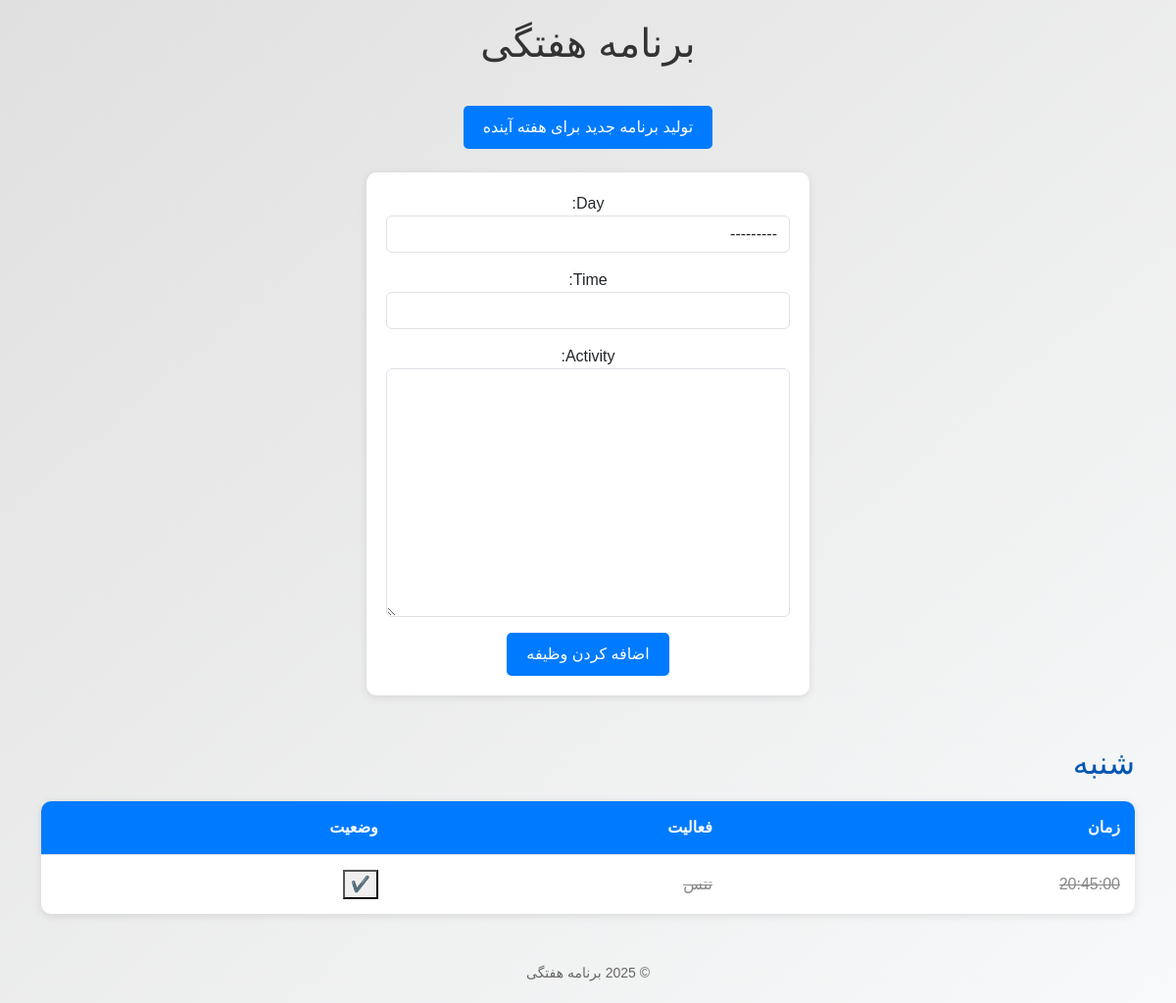
Before: / with the older database file.
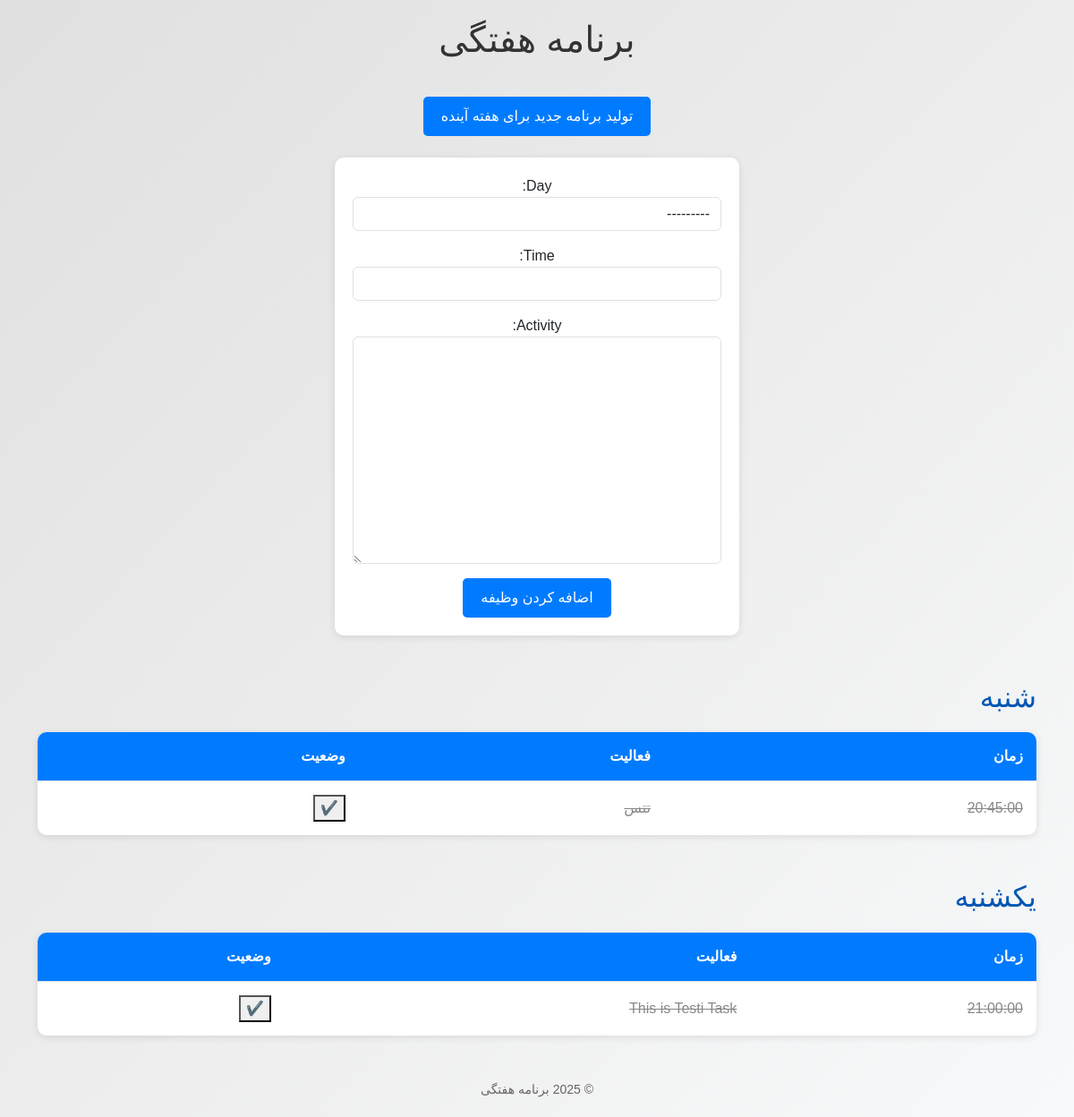
After: the same page with the newer database file.
### schedule/models.py (models this page shows, shortened)
class WeeklyTask(models.Model):
    DAY_CHOICES = [
        ('شنبه', 'شنبه'),
        ('یکشنبه', 'یکشنبه'),
        ('دوشنبه', 'دوشنبه'),
        ('سه‌شنبه', 'سه‌شنبه'),
        ('چهارشنبه', 'چهارشنبه'),
        ('پنجشنبه', 'پنجشنبه'),
        ('جمعه', 'جمعه'),
    ]
    day = models.CharField(max_length=10, choices=DAY_CHOICES)
    time = models.CharField(max_length=50)
    activity = models.TextField()
    is_completed = models.BooleanField(default=False)
    week_number = models.IntegerField(null=True, blank=True)

### schedule/views.py (the view)
# urls.py: path('', views.weekly_schedule, name='weekly_schedule'),
def weekly_schedule(request):
    if request.method == 'POST':
        form = WeeklyTaskForm(request.POST)
        if form.is_valid():
            task = form.save(commit=False)
            task.week_number = datetime.now().isocalendar().week
            task.save()
            return redirect('weekly_schedule')
    else:
        form = WeeklyTaskForm()
    tasks = WeeklyTask.objects.filter(week_number=datetime.now().isocalendar().week).order_by('day', 'time')
    grouped_tasks = {day: list(items) for day, items in groupby(tasks, key=lambda task: task.day)}
    return render(request, 'weekly_schedule.html', {'form': form, 'grouped_tasks': grouped_tasks})

### schedule/forms.py
class WeeklyTaskForm(forms.ModelForm):
    class Meta:
        model = WeeklyTask
        fields = ['day', 'time', 'activity']
        widgets = {
            'day': forms.Select(attrs={'class': 'form-control'}),
            'time': forms.TextInput(attrs={'class': 'form-control'}),
            'activity': forms.Textarea(attrs={'class': 'form-control'}),
        }

### schedule/templates/weekly_schedule.html (shortened to what this page needs)
<!DOCTYPE html>
<html lang="fa" dir="rtl">
<head>
    <link href="https://cdn.jsdelivr.net/npm/bootstrap@5.3.0/dist/css/bootstrap.rtl.min.css" rel="stylesheet">
</head>
<body>
    <div class="container">
        <h1>برنامه هفتگی</h1>
        <div class="text-center mb-4">
            <a href="{% url 'generate_new_schedule' %}" class="btn generate-btn">تولید برنامه جدید برای هفته آینده</a>
        </div>
        <div class="form-section">
            <form method="post">
                {{ form.as_p }}
                <button type="submit">اضافه کردن وظیفه</button>
            </form>
        </div>
        {% for day, tasks in grouped_tasks.items %}
        <div class="schedule-section">
            <h2>{{ day }}</h2>
            <table>
                <tr>
                    <th>زمان</th>
                    <th>فعالیت</th>
                    <th>وضعیت</th>
                </tr>
                {% for task in tasks %}
                <tr id="task-{{ task.id }}" class="{% if task.is_completed %}completed{% endif %}">
                    <td>{{ task.time }}</td>
                    <td>{{ task.activity }}</td>
                    <td>
                        <button class="status-btn" data-task-id="{{ task.id }}">
                            {% if task.is_completed %}✔️{% else %}❌{% endif %}
                        </button>
                    </td>
                </tr>
                {% endfor %}
            </table>
        </div>
        {% endfor %}
        <div class="footer">
            © 2025 برنامه هفتگی
        </div>
    </div>
</body>
</html>

### schedule/templates/weekly_schedule.html (style rules this page uses)
body { font-family: 'Vazir', Tahoma, sans-serif; background: linear-gradient(to top left, #f8f9fa, #e0e0e0); margin: 0; padding: 20px; direction: rtl; }
h1 { text-align: center; color: #333; margin-bottom: 40px; }
.form-section { margin-bottom: 50px; text-align: center; }
.form-section form { display: inline-block; background: white; padding: 20px; border-radius: 10px; box-shadow: 0 2px 8px rgba(0,0,0,0.1); }
.form-section button, .generate-btn { background-color: #007bff; color: white; border: none; padding: 10px 20px; border-radius: 5px; cursor: pointer; }
.schedule-section { margin-bottom: 50px; }
h2 { color: #0056b3; margin-bottom: 20px; }
table { width: 100%; border-collapse: collapse; background: white; box-shadow: 0 2px 8px rgba(0,0,0,0.1); border-radius: 10px; overflow: hidden; }
th, td { padding: 15px; text-align: right; border-bottom: 1px solid #dee2e6; }
th { background-color: #007bff; color: white; font-weight: bold; }
tr:last-child td { border-bottom: none; }
.completed td { text-decoration: line-through; color: #888; }
.footer { text-align: center; margin-top: 50px; font-size: 14px; color: #666; }

Changed rows visible on the page:
added WeeklyTask: day "یکشنبه", time "21:00:00", activity "This is Testi Task"
